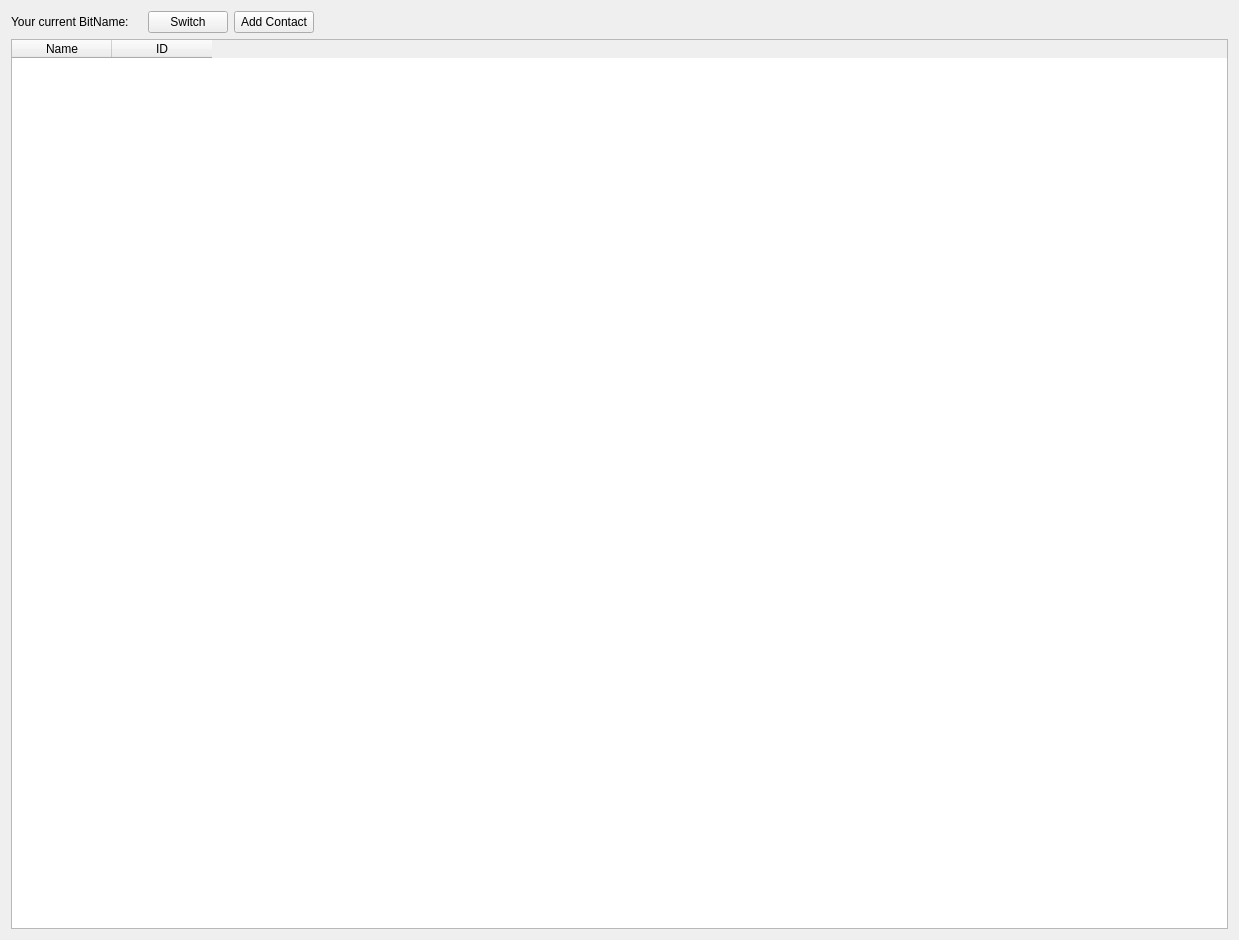
<?xml version="1.0" encoding="UTF-8"?>
<ui version="4.0">
 <class>ContactsPage</class>
 <widget class="QWidget" name="ContactsPage">
  <property name="geometry">
   <rect>
    <x>0</x>
    <y>0</y>
    <width>1239</width>
    <height>940</height>
   </rect>
  </property>
  <property name="windowTitle">
   <string>Form</string>
  </property>
  <layout class="QVBoxLayout" name="verticalLayout">
   <item>
    <layout class="QHBoxLayout" name="horizontalLayout">
     <item>
      <widget class="QLabel" name="label">
       <property name="text">
        <string>Your current BitName:</string>
       </property>
      </widget>
     </item>
     <item>
      <widget class="QLabel" name="labelCurrent">
       <property name="text">
        <string/>
       </property>
      </widget>
     </item>
     <item>
      <widget class="QPushButton" name="pushButtonSwitch">
       <property name="text">
        <string>Switch</string>
       </property>
      </widget>
     </item>
     <item>
      <widget class="QPushButton" name="pushButtonAdd">
       <property name="text">
        <string>Add Contact</string>
       </property>
      </widget>
     </item>
     <item>
      <spacer name="horizontalSpacer">
       <property name="orientation">
        <enum>Qt::Horizontal</enum>
       </property>
       <property name="sizeHint" stdset="0">
        <size>
         <width>40</width>
         <height>20</height>
        </size>
       </property>
      </spacer>
     </item>
    </layout>
   </item>
   <item>
    <widget class="QTableWidget" name="tableWidgetContacts">
     <property name="editTriggers">
      <set>QAbstractItemView::NoEditTriggers</set>
     </property>
     <property name="showDropIndicator" stdset="0">
      <bool>false</bool>
     </property>
     <property name="dragDropOverwriteMode">
      <bool>false</bool>
     </property>
     <column>
      <property name="text">
       <string>Name</string>
      </property>
     </column>
     <column>
      <property name="text">
       <string>ID</string>
      </property>
     </column>
    </widget>
   </item>
  </layout>
 </widget>
 <resources/>
 <connections/>
</ui>
